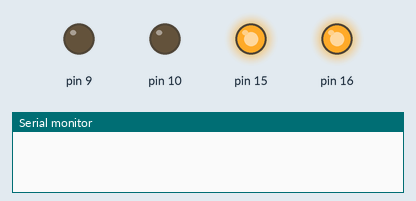
This sketch was run on a simulated Arduino Uno, built with avr-gcc and run on an emulated ATmega328P. Parts: output pins drawn as LEDs (lit = HIGH), the last lines printed to the serial monitor.

Above: at 0.1 s.
At 1.1 s:
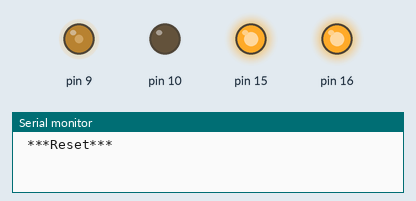
Timing chart, 0 to 2.6 s (numbered marks = the images above):
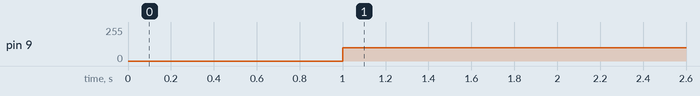

The sketch:

motors_manual_test_with_classes.ino
```cpp
#import "Motors.h";

motors_c myMotors(10, 16, 9, 15);

// Setup, only runs once when powered on.
void setup() {
  // Start up the Serial for debugging.
  Serial.begin(9600);
  delay(1000);
  // Print reset so we can catch any reset error.
  Serial.println(" ***Reset*** ");

}


// put your main code here, to run repeatedly:
void loop() {

  myMotors.right();

  // Brief pause
  delay(250);

}
```

Motors.cpp
```cpp
#include "Motors.h"

motors_c::motors_c(byte set_L_PWM_PIN, byte set_L_DIR_PIN, byte set_R_PWM_PIN , byte set_R_DIR_PIN) : L_PWM_PIN(set_L_PWM_PIN), L_DIR_PIN(set_L_DIR_PIN), R_PWM_PIN(set_R_PWM_PIN), R_DIR_PIN(set_R_DIR_PIN) {
  // Set our motor driver pins as outputs.
  pinMode( L_PWM_PIN, OUTPUT );
  pinMode( L_DIR_PIN, OUTPUT );
  pinMode( R_PWM_PIN, OUTPUT );
  pinMode( R_DIR_PIN, OUTPUT );

  // Set initial direction for l and r
  digitalWrite( L_DIR_PIN, HIGH  );
  digitalWrite( R_DIR_PIN, HIGH );
}

motors_c::~motors_c(){}

motors_c::forward() {
  // Send power PWM to pins, to motor drivers.
  analogWrite( L_PWM_PIN, 100 );
  analogWrite( R_PWM_PIN, 100 );
}

motors_c::left() {
  // Send power PWM to pins, to motor drivers.
  analogWrite( L_PWM_PIN, 100 );
  analogWrite( R_PWM_PIN, 0 );
}

motors_c::right() {
  // Send power PWM to pins, to motor drivers.
  analogWrite( L_PWM_PIN, 0 );
  analogWrite( R_PWM_PIN, 100 );
}
```

Motors.h
```cpp
#ifndef MY_MOTORS_H
#define MY_MOTORS_H

#include "arduino.h"

class motors_c {
  public:
    motors_c( byte set_L_PWM_PIN, byte set_L_DIR_PIN, byte set_R_PWM_PIN , byte set_R_DIR_PIN );
    motors_c();
    ~motors_c();

    forward();
    left();
    right();

  private:
    byte L_PWM_PIN;
    byte L_DIR_PIN;
    byte R_PWM_PIN;
    byte R_DIR_PIN;

};

#endif
```

Measured:
- by itself, pin 9: 0/255 → 100/255 at 1.0 s
